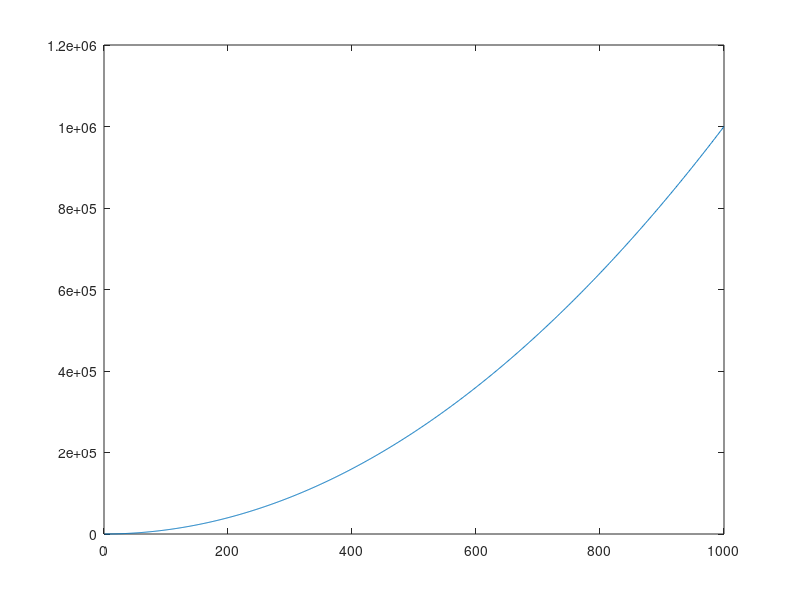

Here is the MATLAB script that generated this plot:
%% Example of script in Matlab & GitHub

a = 20;
b = 5;

x = linspace(1,1000,1000);
y = sin(x) + x.^2;

plot(x,y) % gugugaga